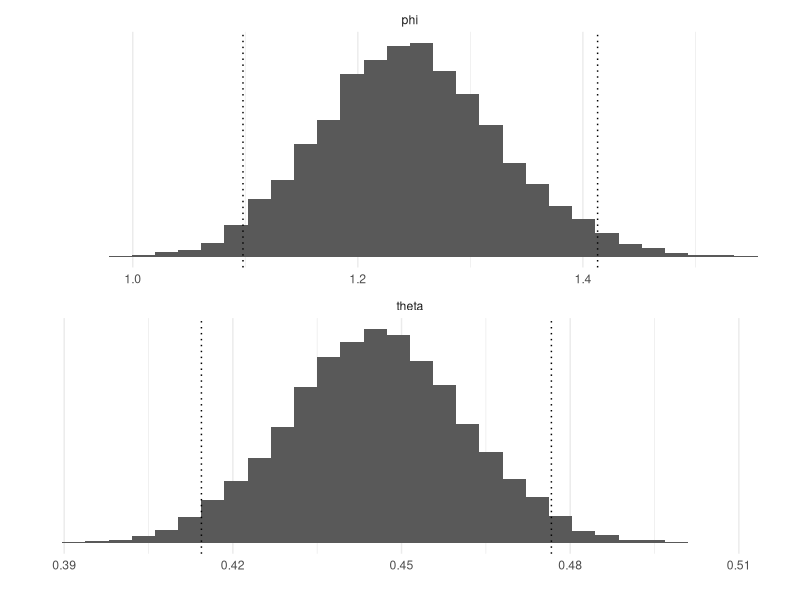

Generate this figure with R:
#' ---
#' title: "Bayesian data analysis demo 2.3"
#' author: "Aki Vehtari, Markus Paasiniemi"
#' date: "`r format(Sys.Date())`"
#' output:
#'   html_document:
#'     theme: readable
#'     code_download: true
#' ---

#' ## Probability of a girl birth given placenta previa (BDA3 p. 37).
#' 
#' Simulate samples from Beta(438,544), draw a histogram with
#' quantiles, and do the same for a transformed variable.
#' 

#' ggplot2 is used for plotting, tidyr for manipulating data frames
#+ setup, message=FALSE, error=FALSE, warning=FALSE
library(ggplot2)
theme_set(theme_minimal())
library(tidyr)

#' Sample from posterior Beta(438,544).
#' Obtain all draws at once and store them in vector 'theta'
a <- 438
b <- 544
theta <- rbeta(10000, a, b)
#' Compute odds ratio for all draws
phi <- (1 - theta) / theta

#' Compute 2.5% and 97.5% quantile approximation using samples
quantiles <- c(0.025, 0.975)
thetaq <- quantile(theta, quantiles)
phiq <- quantile(phi, quantiles)

#' Histogram plots with 30 bins for theta and phi
# merge the data into one data frame for plotting
df1 <- data.frame(phi,theta) %>% gather()
# merge quantiles into one data frame for plotting
df2 <- data.frame(phi = phiq, theta = thetaq) %>% gather()
ggplot() +
  geom_histogram(data = df1, aes(value), bins = 30) +
  geom_vline(data = df2, aes(xintercept = value), linetype = 'dotted') +
  facet_wrap(~key, ncol = 1, scales = 'free_x')  +
  labs(x = '', y = '') +
  scale_y_continuous(breaks = NULL)
